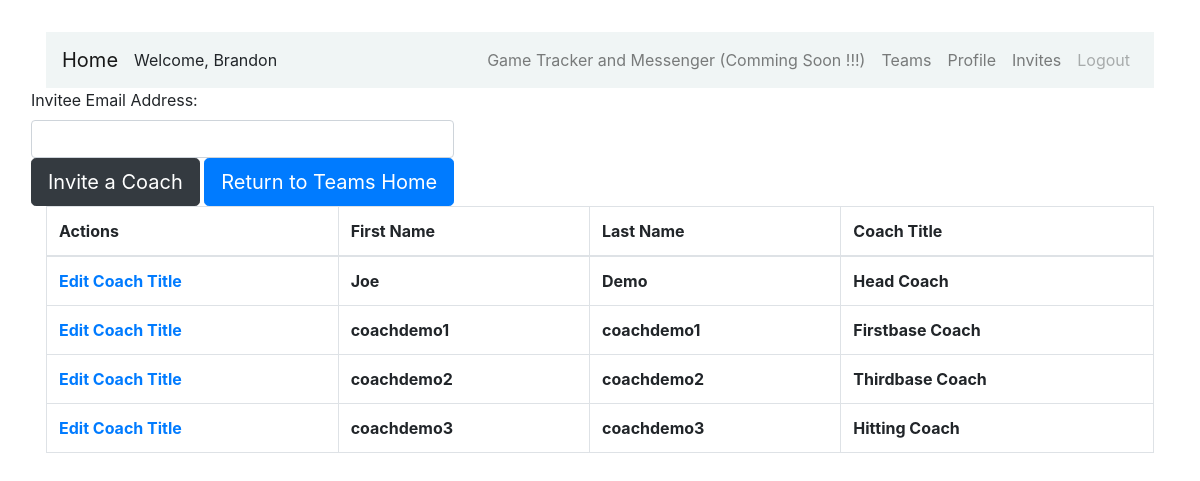
/team/coaches/25 (signed in), run on the app's committed database.
### users/models.py (models this page shows, shortened)
class TeamCoach(models.Model):
      TeamCoachID = models.AutoField(primary_key=True)
      Coach = models.ForeignKey(User, on_delete=models.CASCADE)
      Team=models.ForeignKey(Team, on_delete=models.CASCADE)
      IsHeadCoach=models.BooleanField(default=False)
      CoachTitle = models.CharField(max_length=1000, default="")

### users/teamcoach_views.py (the view, shortened to what this page needs)
# urls.py: path('team/coaches/<int:id>', TeamCoachView, name='team-coaches'),
@login_required
def TeamCoachView(request, id):
    if(request.method == 'GET'):
       teamID = get_object_or_404(Team, TeamID=id)
       teamCoaches = TeamCoach.objects.filter(Team_id=id).all()
       currentUserID = request.user.id
       ownerUserID = 0
       teamOwner = TeamMember.objects.filter(AssignedTeam_id=teamID, MemberUser_id=currentUserID, TeamOwner=True).first()
       IsTeamOwner = False
       if teamOwner != None:
          IsTeamOwner = True
          ownerUserID = currentUserID
       invite_form = TeamFanInviteForm()
       return render(request, 'teams/coaches/TeamCoaches.html', {'TeamCoaches': teamCoaches, 'invite_form':invite_form, 'CurrentUserID': currentUserID, "IsTeamOwner":IsTeamOwner, "OwnerUserID": ownerUserID})

### users/forms.py
class TeamFanInviteForm(forms.ModelForm):
      EmailContact = forms.CharField(required = False, label="Invitee Email Address", widget=forms.TextInput(attrs={'class': 'form-control'}))
      class Meta:
        model=TeamFanInviteRequest
        fields = ['EmailContact']
        exclude =['RequestStatus', 'DateCreated', 'DateApprovedRejected', 'InviteCode']

### users/templates/teams/coaches/TeamCoaches.html (shortened to what this page needs)
{% extends "users/base.html" %}
{% block content %}
    <div class="form-content">
        <div class="row">
            <form method="post" enctype="multipart/form-data">
                {{ invite_form }}
            <button type="submit" class="btn btn-dark btn-lg">Invite a Coach</button>
            <a href="{% url 'teams' %}" class="btn btn-primary btn-lg">Return to Teams Home</a>
        </form>
        </div>
        <table class="table table-bordered">
            <thead>
              <tr>
                <th scope="col">Actions </th>
                <th scope="col">First Name</th>
                <th scope="col">Last Name</th>
                <th scope="col">Coach Title</th>
              </tr>
            </thead>
            <tbody>
                {% for coach in TeamCoaches %}
                    <tr>
                        <th scope="row">
                        <a href="{% url 'team-edit-coach' coach.TeamCoachID %}">Edit Coach Title</a>
                    </th>
                        <th scope="row">{{ coach.Coach.first_name }}</th>
                        <th scope="row">{{ coach.Coach.last_name }}</th>
                        <th scope="row">{{ coach.CoachTitle }}</th>
                    </tr>
                {% endfor %}
            </tbody>
          </table>
    </div>
{% endblock content %}

### users/templates/users/base.html (shortened to what this page needs)
<!doctype html>
<html lang="en">
<head>
    <link rel="stylesheet" href="https://maxcdn.bootstrapcdn.com/bootstrap/4.0.0/css/bootstrap.min.css">
	<link rel="stylesheet" href="https://use.fontawesome.com/releases/v5.8.2/css/all.css">
</head>
<body>
  <div class="container p-3 my-3">
    <div class="row">
      <div class="col-md-12">
        <nav class="navbar navbar-expand-md navbar-light " style="background-color: #f0f5f5">
          <a href="/" class="navbar-brand">Home</a>Welcome, {{user.first_name.title|default:'Guest'}}
            <div class="collapse navbar-collapse" id="navbarCollapse">
                <div class="navbar-nav ml-auto">
                  {% if user.is_authenticated %}
                    <ul class="nav ">
                      <li class="nav-item">
                        <a class="nav-link" href="" class="nav-link disabled" class="nav-item nav-link">Game Tracker and Messenger (Comming Soon !!!)</a>
                      </li>
                      <li class="nav-item">
                        <a class="nav-link" href="{% url 'teams' %}" class="nav-item nav-link">Teams</a>
                      </li>
                      <li class="nav-item">
                        <a class="nav-link" href="{% url 'users-profile' %}" class="nav-item nav-link">Profile</a>
                      </li>
                      <li class="nav-item">
                        <a class="nav-link" href="{% url 'team-invites' %}" class="nav-item nav-link">Invites</a>
                      </li>
                      <li class="nav-item">
                        <a class="nav-link disabled" href="{% url 'logout' %}" class="nav-item nav-link">Logout</a></a>
                      </li>
                    </ul>
                  {% else %}
                    <a href="{% url 'login' %}" class="nav-item nav-link">Sign in</a>
                  {% endif %}
                </div>
            </div>
        </nav>
        {% block content %}{% endblock %}
      </div>
    </div>
  </div>
</body>
</html>

### data on the page
TeamCoach: Coach.first_name "Joe", Coach.last_name "Demo", CoachTitle "Head Coach"
TeamCoach: Coach.first_name "coachdemo1", Coach.last_name "coachdemo1", CoachTitle "Firstbase Coach"
TeamCoach: Coach.first_name "coachdemo2", Coach.last_name "coachdemo2", CoachTitle "Thirdbase Coach"
TeamCoach: Coach.first_name "coachdemo3", Coach.last_name "coachdemo3", CoachTitle "Hitting Coach"

### other printed values
{{ user.first_name.title|default:'Guest' }} "Brandon"
